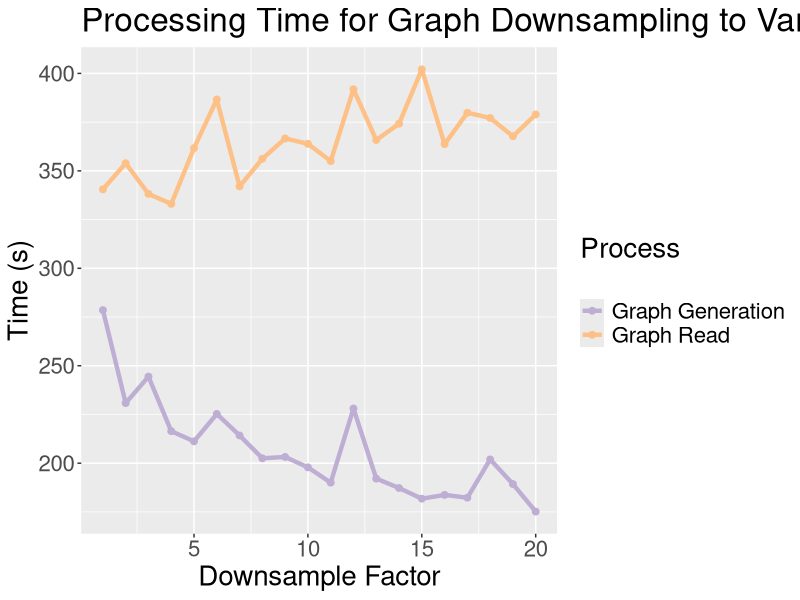

The R source for this figure:
# Data points retrieved from the web service with the following command run on awesome:
# tail -f /var/log/celery/mrocp.log | egrep --line-buffered 'downsampling to factor|Completed building graph in |Your atlas has|took' | tee filtered_output.txt

# This was tested on KKI2009_800_1_bg.graphml

# Variables:
# dsf      <- downsample factor
# n       <- compute node the job ran on (helped trace times from logs)
# read_t  <- time taken to read the graph in from disk
# atlas_t <- time taken to create downsampled atlas
# rois    <- number of nodes in downsampled atlas
# graph_t <- time taken to create downsampled graph

require(ggplot2)
require(reshape2)
require(RColorBrewer)

dsf      <- c(       1,       2,       3,       4,       5,       6,       7,       8,       9,      10,      11,      12,      13,      14,      15,      16,      17,      18,      19,      20)
n       <- c(      37,       9,      62,      10,      10,      53,      57,      16,      41,      18,      56,       8,      34,      54,      36,      55,      36,      38,      31,      15)
read_t  <- c( 340.528, 353.915, 338.184, 333.049, 361.656, 386.632, 342.045, 356.185, 366.633, 363.878, 355.005, 391.875, 365.821, 374.181, 402.091, 363.688, 379.822, 377.135, 367.739, 378.941)
atlas_t <- c(   3.813,   3.105,   3.161,   3.108,   2.953,   2.722,   2.938,   3.536,   2.958,   4.629,   2.713,   3.547,   2.872,   3.209,   2.996,   2.992,   3.506,   2.748,   2.946,   3.802)
rois    <- c(   72784,   16784,    6481,    3231,    1876,    1216,     833,     583,     446,     350,     278,     230,     195,     172,     140,     116,     108,      96,      81,      71)
graph_t <- c( 278.539, 230.834, 244.424, 216.429, 211.208, 225.265, 214.230, 202.506, 203.205, 197.852, 190.036, 228.073, 192.104, 187.261, 181.779, 183.726, 182.287, 201.936, 189.283, 175.146)

labs <- c("Graph Generation", "Graph Read")
df <- data.frame(dsf, graph_t, read_t)
# df <- data.frame(dsf, graph_t, atlas_t, read_t)
# df <- data.frame(dsf, rois, graph_t, atlas_t, read_t)

df2 <- melt(df,  id.vars = 'dsf', variable.name = 'time')
cols <- brewer.pal(3, 'Accent')[2:3]
plt <- ggplot(df2, aes(x = dsf, y = value, color = time, group = time)) + geom_line(size=1.5) + geom_point(size=2) +
       scale_color_manual("Process\n",labels = labs, values = cols) +
       labs(title="Processing Time for Graph Downsampling to Various Factors",x='Downsample Factor', y = "Time (s)") +
       theme(text = element_text(size=20), axis.text.x = element_text(angle=00, vjust=1)) 
plt
